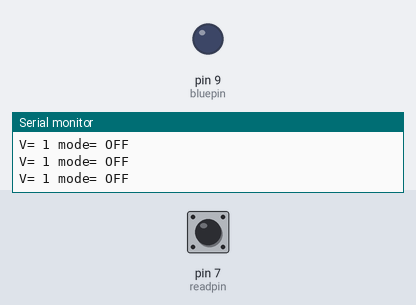
This sketch was run on a simulated Arduino Uno, built with avr-gcc and run on an emulated ATmega328P. On the bench: output pins drawn as LEDs (lit = HIGH), the last lines printed to the serial monitor. Dashed ring = blinking. The test bench sets the inputs (shaded band); at power-on: pin 7 (readpin) HIGH.

Above: at 1.2 s.
1.3 s: pin 7 (readpin) driven LOW
At 1.8 s:
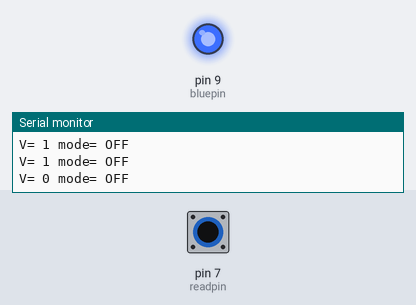
2.8 s: pin 7 (readpin) driven HIGH
4.7 s: pin 7 (readpin) pulsed LOW 5 times (0.12 s each, 0.3 s apart)
At 5.16 s:
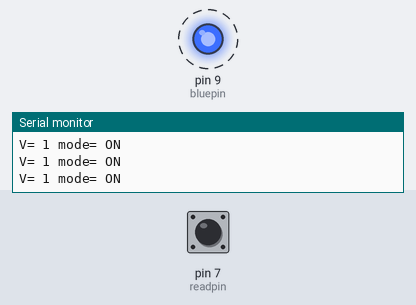
9.2 s: pin 7 (readpin) pulsed LOW 2 times (0.12 s each, 0.3 s apart)
At 10.0 s:
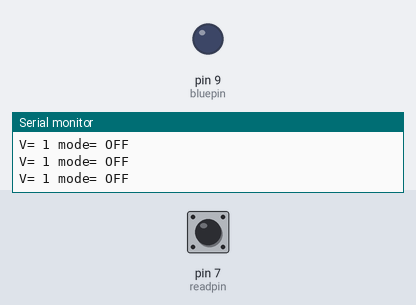
Timing chart, 0 to 12.2 s (numbered marks = the images above; inputs shaded):
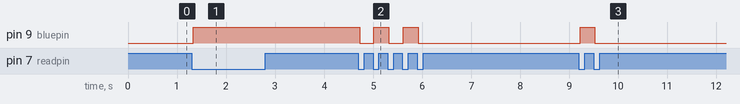

The sketch:

arduino-button-toggle-led.ino
```cpp
int readpin = 7;
int bluepin = 9;
int V;

String mode="OFF";
void setup() {
  pinMode(readpin,INPUT);
  pinMode(bluepin,OUTPUT);
  Serial.begin(9600);
}

void loop() {
  V = digitalRead(readpin);
  Serial.print("V= ");
  Serial.print(V);
  Serial.print(" mode= ");
  Serial.println(mode);
  if(V==0 && mode == "OFF"){
    digitalWrite(bluepin,HIGH);
    mode = "ON";
    while(V!=1){
      V = digitalRead(readpin);
    }
  }
  else if(V==0 && mode == "ON"){
    digitalWrite(bluepin,LOW);
    mode = "OFF";
    while(V!=1){
      V = digitalRead(readpin);
    }
  }

}
```

Measured:
- after the input at 1.3 s, pin 9 (bluepin): LOW → HIGH at once
- after the input at 4.7 s, pin 9 (bluepin): alternates HIGH for 0.30 s and LOW for 0.30 s, 5 changes in all, then stays LOW, starting at once
- after the input at 9.2 s, pin 9 (bluepin): LOW → HIGH at once, → LOW 0.29 s later
